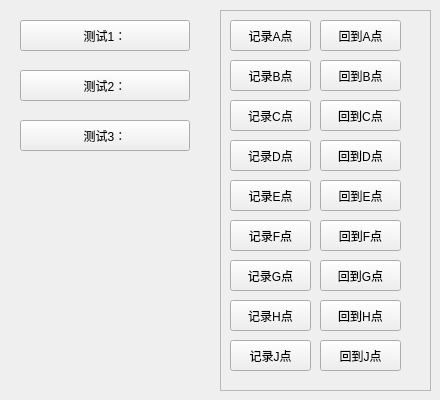
       <widget class="QWidget" name="tab_45">
        <attribute name="title">
         <string>测试界面</string>
        </attribute>
        <widget class="QPushButton" name="test_4">
         <property name="geometry">
          <rect>
           <x>20</x>
           <y>20</y>
           <width>170</width>
           <height>31</height>
          </rect>
         </property>
         <property name="text">
          <string>测试1：</string>
         </property>
        </widget>
        <widget class="QPushButton" name="test_5">
         <property name="geometry">
          <rect>
           <x>20</x>
           <y>70</y>
           <width>170</width>
           <height>31</height>
          </rect>
         </property>
         <property name="text">
          <string>测试2：</string>
         </property>
        </widget>
        <widget class="QPushButton" name="test_6">
         <property name="geometry">
          <rect>
           <x>20</x>
           <y>120</y>
           <width>170</width>
           <height>31</height>
          </rect>
         </property>
         <property name="text">
          <string>测试3：</string>
         </property>
        </widget>
        <widget class="QFrame" name="frame_2">
         <property name="geometry">
          <rect>
           <x>220</x>
           <y>10</y>
           <width>211</width>
           <height>381</height>
          </rect>
         </property>
         <property name="accessibleName">
          <string/>
         </property>
         <property name="frameShape">
          <enum>QFrame::StyledPanel</enum>
         </property>
         <property name="frameShadow">
          <enum>QFrame::Raised</enum>
         </property>
         <widget class="QPushButton" name="pushButton_A_2">
          <property name="geometry">
           <rect>
            <x>10</x>
            <y>10</y>
            <width>81</width>
            <height>31</height>
           </rect>
          </property>
          <property name="text">
           <string>记录A点</string>
          </property>
         </widget>
         <widget class="QPushButton" name="pushButton_A1_2">
          <property name="geometry">
           <rect>
            <x>100</x>
            <y>10</y>
            <width>81</width>
            <height>31</height>
           </rect>
          </property>
          <property name="text">
           <string>回到A点</string>
          </property>
         </widget>
         <widget class="QPushButton" name="pushButton_B_2">
          <property name="geometry">
           <rect>
            <x>10</x>
            <y>50</y>
            <width>81</width>
            <height>31</height>
           </rect>
          </property>
          <property name="text">
           <string>记录B点</string>
          </property>
         </widget>
         <widget class="QPushButton" name="pushButton_B1_2">
          <property name="geometry">
           <rect>
            <x>100</x>
            <y>50</y>
            <width>81</width>
            <height>31</height>
           </rect>
          </property>
          <property name="text">
           <string>回到B点</string>
          </property>
         </widget>
         <widget class="QPushButton" name="pushButton_C_2">
          <property name="geometry">
           <rect>
            <x>10</x>
            <y>90</y>
            <width>81</width>
            <height>31</height>
           </rect>
          </property>
          <property name="text">
           <string>记录C点</string>
          </property>
         </widget>
         <widget class="QPushButton" name="pushButton_C1_2">
          <property name="geometry">
           <rect>
            <x>100</x>
            <y>90</y>
            <width>81</width>
            <height>31</height>
           </rect>
          </property>
          <property name="text">
           <string>回到C点</string>
          </property>
         </widget>
         <widget class="QPushButton" name="pushButton_D_2">
          <property name="geometry">
           <rect>
            <x>10</x>
            <y>130</y>
            <width>81</width>
            <height>31</height>
           </rect>
          </property>
          <property name="text">
           <string>记录D点</string>
          </property>
         </widget>
         <widget class="QPushButton" name="pushButton_D1_2">
          <property name="geometry">
           <rect>
            <x>100</x>
            <y>130</y>
            <width>81</width>
            <height>31</height>
           </rect>
          </property>
          <property name="text">
           <string>回到D点</string>
          </property>
         </widget>
         <widget class="QPushButton" name="pushButton_E_2">
          <property name="geometry">
           <rect>
            <x>10</x>
            <y>170</y>
            <width>81</width>
            <height>31</height>
           </rect>
          </property>
          <property name="text">
           <string>记录E点</string>
          </property>
         </widget>
         <widget class="QPushButton" name="pushButton_E1_2">
          <property name="geometry">
           <rect>
            <x>100</x>
            <y>170</y>
            <width>81</width>
            <height>31</height>
           </rect>
          </property>
          <property name="text">
           <string>回到E点</string>
          </property>
         </widget>
         <widget class="QPushButton" name="pushButton_F_2">
          <property name="geometry">
           <rect>
            <x>10</x>
            <y>210</y>
            <width>81</width>
            <height>31</height>
           </rect>
          </property>
          <property name="text">
           <string>记录F点</string>
          </property>
         </widget>
         <widget class="QPushButton" name="pushButton_F1_2">
          <property name="geometry">
           <rect>
            <x>100</x>
            <y>210</y>
            <width>81</width>
            <height>31</height>
           </rect>
          </property>
          <property name="text">
           <string>回到F点</string>
          </property>
         </widget>
         <widget class="QPushButton" name="pushButton_G_2">
          <property name="geometry">
           <rect>
            <x>10</x>
            <y>250</y>
            <width>81</width>
            <height>31</height>
           </rect>
          </property>
          <property name="text">
           <string>记录G点</string>
          </property>
         </widget>
         <widget class="QPushButton" name="pushButton_G1_2">
          <property name="geometry">
           <rect>
            <x>100</x>
            <y>250</y>
            <width>81</width>
            <height>31</height>
           </rect>
          </property>
          <property name="text">
           <string>回到G点</string>
          </property>
         </widget>
         <widget class="QPushButton" name="pushButton_H_2">
          <property name="geometry">
           <rect>
            <x>10</x>
            <y>290</y>
            <width>81</width>
            <height>31</height>
           </rect>
          </property>
          <property name="text">
           <string>记录H点</string>
          </property>
         </widget>
         <widget class="QPushButton" name="pushButton_H1_2">
          <property name="geometry">
           <rect>
            <x>100</x>
            <y>290</y>
            <width>81</width>
            <height>31</height>
           </rect>
          </property>
          <property name="text">
           <string>回到H点</string>
          </property>
         </widget>
         <widget class="QPushButton" name="pushButton_J_2">
          <property name="geometry">
           <rect>
            <x>10</x>
            <y>330</y>
            <width>81</width>
            <height>31</height>
           </rect>
          </property>
          <property name="text">
           <string>记录J点</string>
          </property>
         </widget>
         <widget class="QPushButton" name="pushButton_J1_2">
          <property name="geometry">
           <rect>
            <x>100</x>
            <y>330</y>
            <width>81</width>
            <height>31</height>
           </rect>
          </property>
          <property name="text">
           <string>回到J点</string>
          </property>
         </widget>
        </widget>
       </widget>
